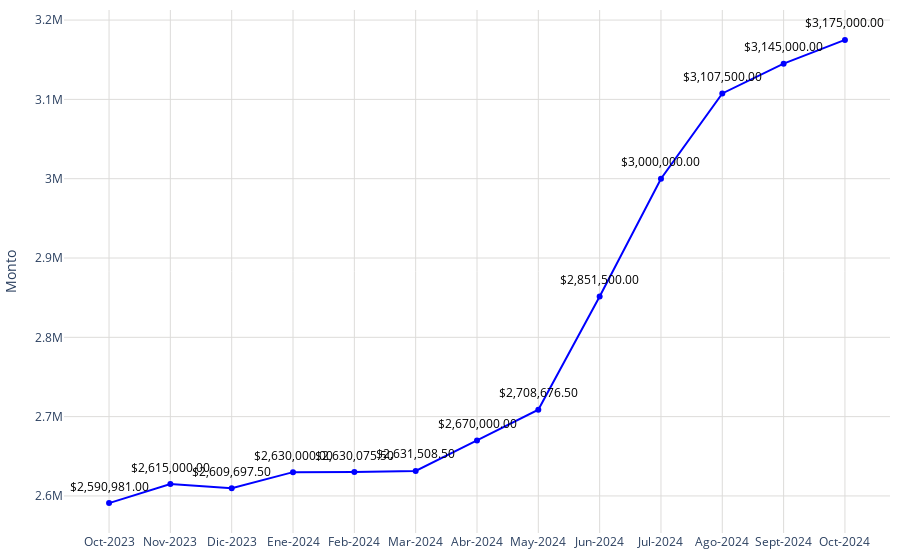

Write notebook code for a chart like this one.
### Code cell
# Datos
año = df_promedio['label']
promedio = df_promedio['promedio']

# Crear una función para formatear los valores grandes en palabras en español
def formatear_numero(valor):
    if valor >= 1_000_000_000_000:
        return f'{valor / 1_000_000_000:.2f} billones'
    elif valor >= 1_000_000_000:
        return f'{valor / 1_000_000_000:.0f} mil millones'  # Mil millones
    elif valor >= 1_000_000:
        return f'{valor / 1_000_000:.0f} millones'  # Millones
    elif valor >= 1_000:
        return f'{valor / 1_000:.0f} mil'  # Mil
    else:
        return str(valor)
# Configurar los valores y el texto del eje Y
tickvals = [2500000000,3000000000,3200000000]
ticktext = [formatear_numero(val) for val in tickvals]

fig = go.Figure()
fig.add_trace(go.Scatter(
    x=año,
    y=promedio,
    mode='markers+lines',
    marker=dict(color='blue'),
))
# Agregar anotaciones para mostrar los valores encima de los puntos
for a, p in zip(año, promedio):
    fig.add_annotation(
        x=a,
        y=p,
        text=f"${p:,.2f}",  # Formatear el valor del promedio como moneda
        showarrow=False,
        font=dict(color='black', size=12),
        xshift=0,
        yshift=17,
        textangle=0
    )
# Actualizar diseño
fig.update_layout(
    #title='Plusvalía estimada',   
    yaxis=dict(
        title="Monto",
        gridwidth=1,  # Ancho de las líneas de la cuadrícula
        gridcolor='#dddcda', 

    ),
    xaxis=dict(
        gridcolor='#dddcda', 
        tickmode='array',
        tickvals=año,
        ticktext=año
    ),
    plot_bgcolor='rgba(0,0,0,0)',
        margin=dict(l=10, r=10, t=10, b=10)
)
fig.show()

### Figure 1 — Plotly figure (JSON) as saved in the notebook; plotly's stock layout.template omitted (floating-point values rounded to 4 significant figures)
{"data": [{"marker": {"color": "blue"}, "mode": "markers+lines", "type": "scatter", "x": ["Oct-2023", "Nov-2023", "Dic-2023", "Ene-2024", "Feb-2024", "Mar-2024", "Abr-2024", "May-2024", "Jun-2024", "Jul-2024", "Ago-2024", "Sept-2024", "Oct-2024"], "y": [2590981, 2615000, 2610000.0, 2630000, 2630000.0, 2632000.0, 2670000, 2709000.0, 2851500, 3000000, 3107500, 3145000, 3175000]}], "layout": {"annotations": [{"font": {"color": "black", "size": 12}, "showarrow": false, "text": "$2,590,981.00", "textangle": 0, "x": "Oct-2023", "xshift": 0, "y": 2590981, "yshift": 17}, {"font": {"color": "black", "size": 12}, "showarrow": false, "text": "$2,615,000.00", "textangle": 0, "x": "Nov-2023", "xshift": 0, "y": 2615000, "yshift": 17}, {"font": {"color": "black", "size": 12}, "showarrow": false, "text": "$2,609,697.50", "textangle": 0, "x": "Dic-2023", "xshift": 0, "y": 2610000.0, "yshift": 17}, {"font": {"color": "black", "size": 12}, "showarrow": false, "text": "$2,630,000.00", "textangle": 0, "x": "Ene-2024", "xshift": 0, "y": 2630000, "yshift": 17}, {"font": {"color": "black", "size": 12}, "showarrow": false, "text": "$2,630,075.50", "textangle": 0, "x": "Feb-2024", "xshift": 0, "y": 2630000.0, "yshift": 17}, {"font": {"color": "black", "size": 12}, "showarrow": false, "text": "$2,631,508.50", "textangle": 0, "x": "Mar-2024", "xshift": 0, "y": 2632000.0, "yshift": 17}, {"font": {"color": "black", "size": 12}, "showarrow": false, "text": "$2,670,000.00", "textangle": 0, "x": "Abr-2024", "xshift": 0, "y": 2670000, "yshift": 17}, {"font": {"color": "black", "size": 12}, "showarrow": false, "text": "$2,708,676.50", "textangle": 0, "x": "May-2024", "xshift": 0, "y": 2709000.0, "yshift": 17}, {"font": {"color": "black", "size": 12}, "showarrow": false, "text": "$2,851,500.00", "textangle": 0, "x": "Jun-2024", "xshift": 0, "y": 2851500, "yshift": 17}, {"font": {"color": "black", "size": 12}, "showarrow": false, "text": "$3,000,000.00", "textangle": 0, "x": "Jul-2024", "xshift": 0, "y": 3000000, "yshift": 17}, {"font": {"color": "black", "size": 12}, "showarrow": false, "text": "$3,107,500.00", "textangle": 0, "x": "Ago-2024", "xshift": 0, "y": 3107500, "yshift": 17}, {"font": {"color": "black", "size": 12}, "showarrow": false, "text": "$3,145,000.00", "textangle": 0, "x": "Sept-2024", "xshift": 0, "y": 3145000, "yshift": 17}, {"font": {"color": "black", "size": 12}, "showarrow": false, "text": "$3,175,000.00", "textangle": 0, "x": "Oct-2024", "xshift": 0, "y": 3175000, "yshift": 17}], "margin": {"b": 10, "l": 10, "r": 10, "t": 10}, "plot_bgcolor": "rgba(0,0,0,0)", "xaxis": {"gridcolor": "#dddcda", "tickmode": "array", "ticktext": ["Oct-2023", "Nov-2023", "Dic-2023", "Ene-2024", "Feb-2024", "Mar-2024", "Abr-2024", "May-2024", "Jun-2024", "Jul-2024", "Ago-2024", "Sept-2024", "Oct-2024"], "tickvals": ["Oct-2023", "Nov-2023", "Dic-2023", "Ene-2024", "Feb-2024", "Mar-2024", "Abr-2024", "May-2024", "Jun-2024", "Jul-2024", "Ago-2024", "Sept-2024", "Oct-2024"]}, "yaxis": {"gridcolor": "#dddcda", "gridwidth": 1, "title": {"text": "Monto"}}}}
